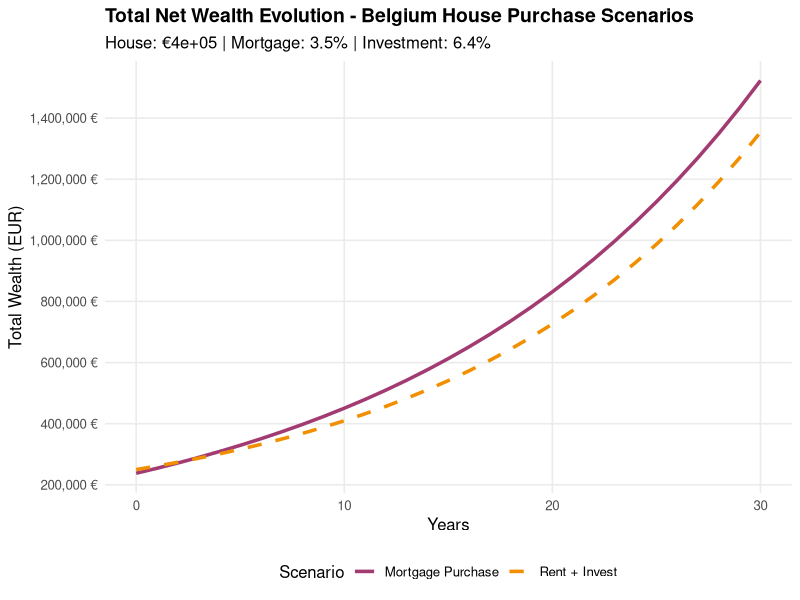
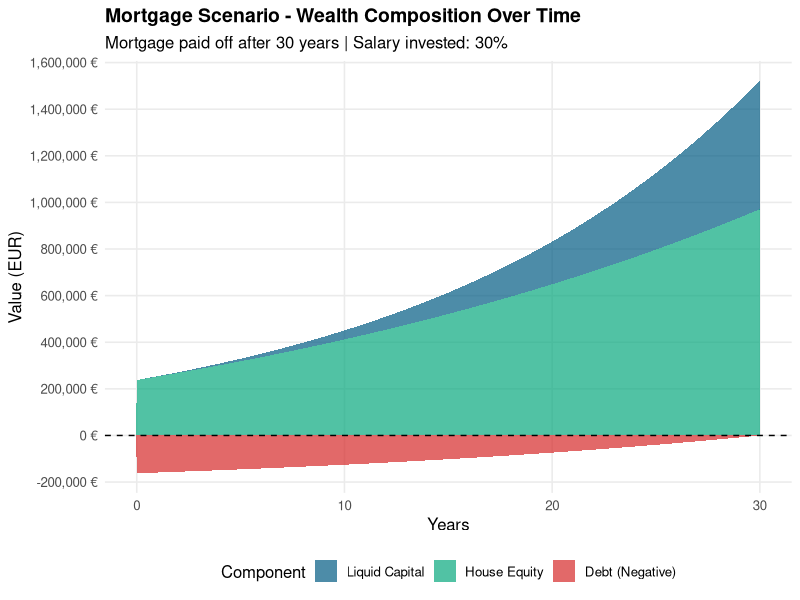
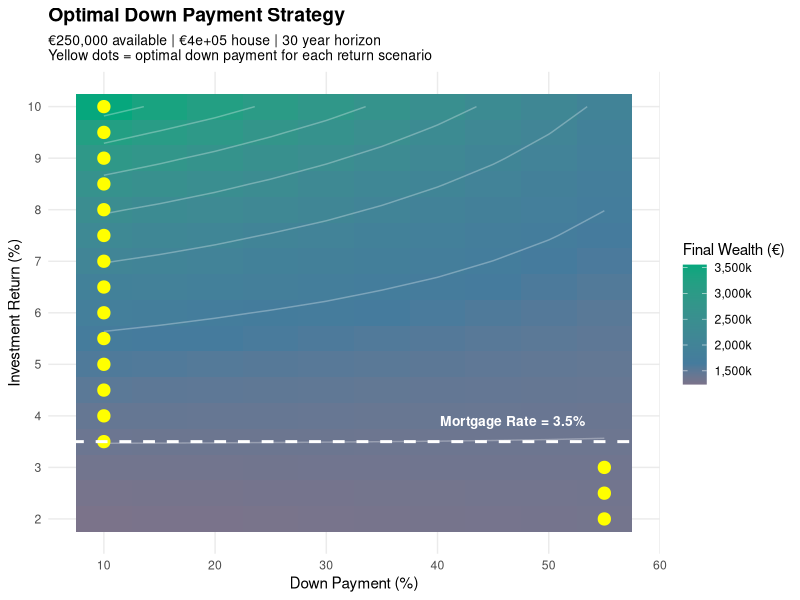

Generate these figures, in order, with R:
# ==============================================================================
# BELGIUM HOUSE PURCHASE FINANCIAL MODEL - REVISED
# Compares cash purchase vs. mortgage scenarios with Belgian market defaults
# ==============================================================================

# Load required packages
if (!require("ggplot2")) install.packages("ggplot2")
if (!require("tidyr")) install.packages("tidyr")
if (!require("dplyr")) install.packages("dplyr")
if (!require("scales")) install.packages("scales")

library(ggplot2)
library(tidyr)
library(dplyr)
library(scales)

# ==============================================================================
# INPUT PARAMETERS (Based on 2024-2025 Belgian market data)
# ==============================================================================

# House parameters
house_price <- 400000  # EUR - Average Belgium house price
down_payment_pct <- 0.20  # 20% down payment (80% loan-to-value)

# Economic parameters (Belgian market 2024-2025)
inflation_rate <- 0.024  # 2.4% - Current Belgium inflation (Nov 2025)
house_appreciation <- 0.03  # 3% - Expected house price growth 2025
house_appreciation_nominal <- house_appreciation  # Keep as nominal
salary_increase <- 0.035  # 3.5% - Average salary indexation 2025

real_investment_return <- 0.04  # 4% real return
investment_return <- real_investment_return + inflation_rate
savings_rate <- 0.30

# Ownership costs
owner_yearly_charge <- 6500  # EUR - Property tax + insurance + maintenance + utilities

# Mortgage parameters (Belgian market)
mortgage_rate <- 0.035  # 3.5% - Average mortgage rate for 10+ year fixed (2025)
mortgage_years <- 30  # Standard Belgian mortgage term
notary_fees_pct <- 0.03  # ~3% notary fees and costs (Wallonia 2025)

# Tax parameters (Belgium)
mortgage_interest_deduction_rate <- 0.45  # 45% - Belgian regional tax benefit
max_deductible_interest <- 2310  # EUR - Annual cap on deductible interest

# Initial capital and income
initial_capital <- 250000  # EUR - Available cash
annual_salary <- 50000  # EUR - Annual gross salary
rent_markup <- 1.15  # Landlord marks up 15% to cover their costs

# Time horizon
years <- mortgage_years

# ==============================================================================
# INPUT VALIDATION
# ==============================================================================

if (down_payment_pct < 0.10 || down_payment_pct > 1.0) {
  stop("Down payment must be between 10% and 100%")
}
if (savings_rate > 1.0 || savings_rate < 0) {
  stop("Savings rate must be between 0 and 1")
}
if (initial_capital < 0 || annual_salary <= 0 || house_price <= 0) {
  stop("Capital, salary, and house price must be positive")
}

# ==============================================================================
# CALCULATED VALUES
# ==============================================================================

down_payment <- house_price * down_payment_pct
loan_amount <- house_price - down_payment
notary_fees <- house_price * notary_fees_pct

# Calculate monthly mortgage payment (fixed annuity)
monthly_rate <- mortgage_rate / 12
n_payments <- mortgage_years * 12
monthly_payment <- loan_amount * (monthly_rate * (1 + monthly_rate)^n_payments) / 
                   ((1 + monthly_rate)^n_payments - 1)
annual_mortgage_payment <- monthly_payment * 12

# ==============================================================================
# PART 1: YOUR SITUATION & SCENARIO ELIGIBILITY
# ==============================================================================

cat("\n")
cat("================================================================================\n")
cat("                    BELGIUM HOUSE PURCHASE ANALYSIS\n")
cat("================================================================================\n\n")

cat("PART 1: YOUR SITUATION\n")
cat("--------------------------------------------------------------------------------\n")
cat("Available Capital:    ", format(initial_capital, big.mark=","), "EUR\n")
cat("Annual Salary:        ", format(annual_salary, big.mark=","), "EUR\n")
cat("Savings Rate:         ", savings_rate * 100, "%\n")
cat("Annual Savings:       ", format(round(annual_salary * savings_rate), big.mark=","), "EUR\n\n")

cat("Target Property:\n")
cat("  House Price:        ", format(house_price, big.mark=","), "EUR\n")
cat("  Notary Fees:        ", format(notary_fees, big.mark=","), "EUR (", notary_fees_pct*100, "%)\n")
cat("  Total Cost:         ", format(house_price + notary_fees, big.mark=","), "EUR\n\n")

min_down_payment_pct <- 0.10
min_down_payment <- house_price * min_down_payment_pct
total_purchase_cost_min <- min_down_payment + notary_fees
total_purchase_cost_cash <- house_price + notary_fees

cat("Scenario Eligibility:\n")
cat("  Cash Purchase:      ")
can_buy_cash <- initial_capital >= total_purchase_cost_cash
if (can_buy_cash) {
  cat("✓ POSSIBLE (need ", format(total_purchase_cost_cash, big.mark=","), " EUR)\n")
} else {
  cat("✗ NOT POSSIBLE (need ", format(total_purchase_cost_cash, big.mark=","), " EUR)\n")
}

cat("  Mortgage Purchase:  ")
can_buy_mortgage <- initial_capital >= total_purchase_cost_min
if (can_buy_mortgage) {
  cat("✓ POSSIBLE (need ", format(total_purchase_cost_min, big.mark=","), " EUR minimum)\n")
} else {
  cat("✗ NOT POSSIBLE (need ", format(total_purchase_cost_min, big.mark=","), " EUR minimum)\n")
}

cat("  Rent:               ✓ ALWAYS POSSIBLE\n\n")

can_only_rent <- !can_buy_mortgage

# ==============================================================================
# SCENARIO 1: CASH PURCHASE (if possible)
# ==============================================================================

if (can_buy_cash) {
  cash_capital <- numeric(years + 1)
  cash_house_value <- numeric(years + 1)
  cash_total_wealth <- numeric(years + 1)
  cash_salary <- numeric(years + 1)
  
  # Initial state
  cash_capital[1] <- initial_capital - house_price - notary_fees
  cash_house_value[1] <- house_price
  cash_total_wealth[1] <- cash_capital[1] + cash_house_value[1]
  cash_salary[1] <- annual_salary
  
  # Year-by-year evolution
  for (year in 2:(years + 1)) {
    y <- year - 1
    cash_salary[year] <- cash_salary[year-1] * (1 + salary_increase)
    owner_costs_inflated <- owner_yearly_charge * (1 + inflation_rate)^(y)
    annual_savings <- cash_salary[year] * savings_rate
    net_savings <- annual_savings - owner_costs_inflated
    cash_capital[year] <- cash_capital[year-1] * (1 + investment_return) + net_savings
    cash_house_value[year] <- cash_house_value[year-1] * (1 + house_appreciation_nominal)
    cash_total_wealth[year] <- cash_capital[year] + cash_house_value[year]
  }
} else {
  cash_capital <- rep(NA, years + 1)
  cash_house_value <- rep(NA, years + 1)
  cash_total_wealth <- rep(NA, years + 1)
  cash_salary <- rep(NA, years + 1)
}

# ==============================================================================
# SCENARIO 2: MORTGAGE PURCHASE (if possible)
# ==============================================================================

if (can_buy_mortgage) {
  # Determine actual down payment
  if (can_buy_cash) {
    actual_down_payment <- house_price * down_payment_pct
    actual_down_payment_pct <- down_payment_pct
  } else {
    actual_down_payment <- initial_capital - notary_fees
    actual_down_payment_pct <- actual_down_payment / house_price
  }
  
  actual_loan_amount <- house_price - actual_down_payment
  
  # Recalculate mortgage payment
  actual_monthly_payment <- actual_loan_amount * (monthly_rate * (1 + monthly_rate)^n_payments) / 
                           ((1 + monthly_rate)^n_payments - 1)
  actual_annual_mortgage_payment <- actual_monthly_payment * 12
  
  mortgage_capital <- numeric(years + 1)
  mortgage_house_value <- numeric(years + 1)
  mortgage_debt <- numeric(years + 1)
  mortgage_total_wealth <- numeric(years + 1)
  mortgage_equity <- numeric(years + 1)
  mortgage_salary <- numeric(years + 1)
  
  # Initial state
  mortgage_capital[1] <- initial_capital - actual_down_payment - notary_fees
  mortgage_house_value[1] <- house_price
  mortgage_debt[1] <- actual_loan_amount
  mortgage_equity[1] <- actual_down_payment
  mortgage_total_wealth[1] <- mortgage_capital[1] + mortgage_equity[1]
  mortgage_salary[1] <- annual_salary
  
  # Year-by-year evolution
  for (year in 2:(years + 1)) {
    y <- year - 1
    mortgage_salary[year] <- mortgage_salary[year-1] * (1 + salary_increase)
    owner_costs_inflated <- owner_yearly_charge * (1 + inflation_rate)^(y)
    savings_before_housing <- mortgage_salary[year] * savings_rate
    
    if (y <= mortgage_years) {
      balance_start <- mortgage_debt[year-1]
      interest_this_year <- balance_start * mortgage_rate
      deductible_interest <- min(interest_this_year, max_deductible_interest)
      tax_benefit <- deductible_interest * mortgage_interest_deduction_rate
      net_housing_cost <- actual_annual_mortgage_payment + owner_costs_inflated - tax_benefit
      annual_savings <- savings_before_housing - net_housing_cost
      
      remaining_payments <- (mortgage_years - y) * 12
      if (remaining_payments > 0) {
        mortgage_debt[year] <- mortgage_debt[year-1] * (1 + monthly_rate)^12 - 
                               (actual_monthly_payment * (((1 + monthly_rate)^12 - 1) / monthly_rate))
        mortgage_debt[year] <- max(0, mortgage_debt[year])
      } else {
        mortgage_debt[year] <- 0
      }
    } else {
      mortgage_debt[year] <- 0
      annual_savings <- savings_before_housing - owner_costs_inflated
    }
    
    mortgage_capital[year] <- mortgage_capital[year-1] * (1 + investment_return) + annual_savings
    mortgage_house_value[year] <- mortgage_house_value[year-1] * (1 + house_appreciation_nominal)
    mortgage_equity[year] <- mortgage_house_value[year] - mortgage_debt[year]
    mortgage_total_wealth[year] <- mortgage_capital[year] + mortgage_equity[year]
  }
} else {
  mortgage_capital <- rep(NA, years + 1)
  mortgage_house_value <- rep(NA, years + 1)
  mortgage_debt <- rep(NA, years + 1)
  mortgage_equity <- rep(NA, years + 1)
  mortgage_total_wealth <- rep(NA, years + 1)
  mortgage_salary <- rep(NA, years + 1)
}

# ==============================================================================
# SCENARIO 3: RENT + INVEST ALL CAPITAL
# ==============================================================================

rental_yield <- 0.0424
monthly_rent <- (house_price * rental_yield / 12) * rent_markup
annual_rent <- monthly_rent * 12

rent_capital <- numeric(years + 1)
rent_total_wealth <- numeric(years + 1)
rent_salary <- numeric(years + 1)

rent_capital[1] <- initial_capital
rent_total_wealth[1] <- rent_capital[1]
rent_salary[1] <- annual_salary

for (year in 2:(years + 1)) {
  y <- year - 1
  rent_salary[year] <- rent_salary[year-1] * (1 + salary_increase)
  savings_before_rent <- rent_salary[year] * savings_rate
  annual_rent_adjusted <- annual_rent * (1 + inflation_rate)^(y)
  annual_savings <- savings_before_rent - annual_rent_adjusted
  rent_capital[year] <- rent_capital[year-1] * (1 + investment_return) + annual_savings
  rent_total_wealth[year] <- rent_capital[year]
}

# ==============================================================================
# PART 2: BASE SCENARIO COMPARISON
# ==============================================================================

cat("\n")
cat("PART 2: BASE SCENARIO COMPARISON (", years, " YEARS)\n", sep="")
cat("--------------------------------------------------------------------------------\n")
cat("Economic Assumptions:\n")
cat("  Investment Return:  ", investment_return * 100, "% (", real_investment_return*100, "% real + ", inflation_rate*100, "% inflation)\n", sep="")
cat("  Mortgage Rate:      ", mortgage_rate * 100, "%\n", sep="")
cat("  House Appreciation: ", house_appreciation_nominal * 100, "%\n", sep="")
cat("  Salary Growth:      ", salary_increase * 100, "%\n", sep="")
cat("  Inflation:          ", inflation_rate * 100, "%\n\n", sep="")

# Create summary table
summary_data <- data.frame(
  Metric = c("Final Total Wealth", "Liquid Capital", "Property Value", "Property Equity", "Remaining Debt"),
  Rent = c(
    format(round(rent_total_wealth[years+1]), big.mark=","),
    format(round(rent_capital[years+1]), big.mark=","),
    "—",
    "—",
    "—"
  ),
  stringsAsFactors = FALSE
)

if (can_buy_cash) {
  summary_data$Cash <- c(
    format(round(cash_total_wealth[years+1]), big.mark=","),
    format(round(cash_capital[years+1]), big.mark=","),
    format(round(cash_house_value[years+1]), big.mark=","),
    format(round(cash_house_value[years+1]), big.mark=","),
    "0"
  )
} else {
  summary_data$Cash <- rep("N/A", 5)
}

if (can_buy_mortgage) {
  summary_data$Mortgage <- c(
    format(round(mortgage_total_wealth[years+1]), big.mark=","),
    format(round(mortgage_capital[years+1]), big.mark=","),
    format(round(mortgage_house_value[years+1]), big.mark=","),
    format(round(mortgage_equity[years+1]), big.mark=","),
    format(round(mortgage_debt[years+1]), big.mark=",")
  )
} else {
  summary_data$Mortgage <- rep("N/A", 5)
}

cat("Summary Results (EUR):\n")
print(summary_data, row.names = FALSE, right = FALSE)

# Ranking
cat("\n")
available_wealth <- c()
available_names <- c()

if (!is.na(rent_total_wealth[years+1])) {
  available_wealth <- c(available_wealth, rent_total_wealth[years+1])
  available_names <- c(available_names, "Rent")
}
if (can_buy_cash && !is.na(cash_total_wealth[years+1])) {
  available_wealth <- c(available_wealth, cash_total_wealth[years+1])
  available_names <- c(available_names, "Cash")
}
if (can_buy_mortgage && !is.na(mortgage_total_wealth[years+1])) {
  available_wealth <- c(available_wealth, mortgage_total_wealth[years+1])
  available_names <- c(available_names, "Mortgage")
}

ranking_order <- order(available_wealth, decreasing = TRUE)
cat("Wealth Ranking:\n")
for (i in 1:length(ranking_order)) {
  idx <- ranking_order[i]
  cat("  ", i, ". ", available_names[idx], ": €", 
      format(round(available_wealth[idx]), big.mark=","), " EUR\n", sep="")
}

if (can_buy_cash && can_buy_mortgage) {
  wealth_diff <- mortgage_total_wealth[years+1] - cash_total_wealth[years+1]
  cat("\nMortgage vs Cash Difference: ", format(round(wealth_diff), big.mark=","), 
      " EUR (", round((wealth_diff / cash_total_wealth[years+1]) * 100, 1), "%)\n", sep="")
}

# ==============================================================================
# CREATE DATAFRAME FOR PLOTTING
# ==============================================================================

results_df <- data.frame(
  Year = 0:years,
  Cash_Total = cash_total_wealth,
  Cash_House = cash_house_value,
  Cash_Capital = cash_capital,
  Mortgage_Total = mortgage_total_wealth,
  Mortgage_Equity = mortgage_equity,
  Mortgage_Capital = mortgage_capital,
  Mortgage_Debt = mortgage_debt,
  Rent_Total = rent_total_wealth,
  Rent_Capital = rent_capital
)

# ==============================================================================
# PLOT 1: TOTAL WEALTH COMPARISON
# ==============================================================================

available_scenarios <- c()
if (can_buy_cash) available_scenarios <- c(available_scenarios, "Cash Purchase")
if (can_buy_mortgage) available_scenarios <- c(available_scenarios, "Mortgage Purchase")
available_scenarios <- c(available_scenarios, "Rent + Invest")

wealth_comparison <- results_df %>%
  select(Year, Cash_Total, Mortgage_Total, Rent_Total) %>%
  pivot_longer(cols = -Year, names_to = "Scenario", values_to = "Wealth") %>%
  mutate(Scenario = case_when(
    Scenario == "Cash_Total" ~ "Cash Purchase",
    Scenario == "Mortgage_Total" ~ "Mortgage Purchase",
    Scenario == "Rent_Total" ~ "Rent + Invest"
  )) %>%
  filter(!is.na(Wealth), Scenario %in% available_scenarios)

p1 <- ggplot(wealth_comparison, aes(x = Year, y = Wealth, color = Scenario, linetype = Scenario)) +
  geom_line(linewidth = 1.2) +
  scale_y_continuous(labels = scales::label_comma(suffix = " €"), 
                     breaks = scales::pretty_breaks(n = 8)) +
  scale_color_manual(values = c("Cash Purchase" = "#2E86AB", 
                                 "Mortgage Purchase" = "#A23B72",
                                 "Rent + Invest" = "#F18F01")) +
  scale_linetype_manual(values = c("Cash Purchase" = "solid",
                                    "Mortgage Purchase" = "solid",
                                    "Rent + Invest" = "dashed")) +
  labs(title = "Total Net Wealth Evolution - Belgium House Purchase Scenarios",
       subtitle = paste0("House: €", format(house_price, big.mark=","), 
                        " | Mortgage: ", mortgage_rate*100, "% | Investment: ", 
                        round(investment_return*100, 1), "%"),
       x = "Years",
       y = "Total Wealth (EUR)",
       color = "Scenario",
       linetype = "Scenario") +
  theme_minimal(base_size = 12) +
  theme(legend.position = "bottom",
        plot.title = element_text(face = "bold", size = 14),
        panel.grid.minor = element_blank())

print(p1)

# ==============================================================================
# PLOT 2: WEALTH COMPOSITION (MORTGAGE SCENARIO)
# ==============================================================================

if (can_buy_mortgage) {
  wealth_composition <- results_df %>%
    select(Year, Mortgage_Equity, Mortgage_Capital, Mortgage_Debt) %>%
    mutate(Mortgage_Debt = -Mortgage_Debt) %>%
    pivot_longer(cols = -Year, names_to = "Component", values_to = "Value") %>%
    mutate(Component = case_when(
      Component == "Mortgage_Equity" ~ "House Equity",
      Component == "Mortgage_Capital" ~ "Liquid Capital",
      Component == "Mortgage_Debt" ~ "Debt (Negative)"
    )) %>%
    mutate(Component = factor(Component, levels = c("Liquid Capital", "House Equity", "Debt (Negative)")))
  
  p2 <- ggplot(wealth_composition, aes(x = Year, y = Value, fill = Component)) +
    geom_area(alpha = 0.7) +
    geom_hline(yintercept = 0, linetype = "dashed", color = "black") +
    scale_y_continuous(labels = scales::label_comma(suffix = " €"),
                       breaks = scales::pretty_breaks(n = 8)) +
    scale_fill_manual(values = c("House Equity" = "#06A77D",
                                  "Liquid Capital" = "#005B82",
                                  "Debt (Negative)" = "#D62828")) +
    labs(title = "Mortgage Scenario - Wealth Composition Over Time",
         subtitle = paste0("Mortgage paid off after ", mortgage_years, " years | Salary invested: ", savings_rate*100, "%"),
         x = "Years",
         y = "Value (EUR)",
         fill = "Component") +
    theme_minimal(base_size = 12) +
    theme(legend.position = "bottom",
          plot.title = element_text(face = "bold", size = 14),
          panel.grid.minor = element_blank())
  
  print(p2)
}

# ==============================================================================
# PLOT 3: LIQUIDITY COMPARISON
# ==============================================================================

liquidity_comparison <- results_df %>%
  select(Year, Cash_Capital, Mortgage_Capital, Rent_Capital) %>%
  pivot_longer(cols = -Year, names_to = "Scenario", values_to = "Liquidity") %>%
  mutate(Scenario = case_when(
    Scenario == "Cash_Capital" ~ "Cash Purchase",
    Scenario == "Mortgage_Capital" ~ "Mortgage Purchase",
    Scenario == "Rent_Capital" ~ "Rent + Invest"
  )) %>%
  filter(!is.na(Liquidity), Scenario %in% available_scenarios)



# ==============================================================================
# PART 3: OPTIMAL DOWN PAYMENT ANALYSIS
# ==============================================================================

cat("\n\n")
cat("PART 3: OPTIMAL DOWN PAYMENT ANALYSIS\n")
cat("--------------------------------------------------------------------------------\n")

if (!can_buy_mortgage) {
  cat("Cannot perform down payment analysis - mortgage not available with current capital\n")
} else {
  
  # Create comprehensive grid
  down_payment_pcts <- seq(0.10, min(0.95, (initial_capital - notary_fees) / house_price), by = 0.05)
  investment_returns_test <- seq(0.02, 0.10, by = 0.005)
  
  optimal_grid <- expand.grid(
    Down_Payment_Pct = down_payment_pcts,
    Investment_Return = investment_returns_test
  )
  
  optimal_grid$Final_Wealth <- NA
  optimal_grid$Final_Liquid <- NA
  optimal_grid$Affordable <- TRUE
  
  cat("Calculating optimal down payment scenarios...\n")
  
  for (i in 1:nrow(optimal_grid)) {
    dp_pct <- optimal_grid$Down_Payment_Pct[i]
    inv_ret <- optimal_grid$Investment_Return[i]
    
    required_cash <- (house_price * dp_pct) + notary_fees
    if (required_cash > initial_capital) {
      optimal_grid$Affordable[i] <- FALSE
      next
    }
    
    dp_amt <- house_price * dp_pct
    loan_amt <- house_price - dp_amt
    
    if (loan_amt > 0) {
      monthly_p <- loan_amt * (monthly_rate * (1 + monthly_rate)^n_payments) / 
                   ((1 + monthly_rate)^n_payments - 1)
      annual_p <- monthly_p * 12
    } else {
      monthly_p <- 0
      annual_p <- 0
    }
    
    cap <- initial_capital - dp_amt - notary_fees
    debt <- loan_amt
    sal <- annual_salary
    
    for (year in 2:(years + 1)) {
      y <- year - 1
      sal <- sal * (1 + salary_increase)
      sav <- sal * savings_rate
      owner_cost <- owner_yearly_charge * (1 + inflation_rate)^(y)
      
      cap <- cap * (1 + inv_ret)
      
      if (y <= mortgage_years && debt > 0) {
        interest_paid <- debt * mortgage_rate
        deductible <- min(interest_paid, max_deductible_interest)
        tax_benefit <- deductible * mortgage_interest_deduction_rate
        housing_cost <- annual_p + owner_cost - tax_benefit
        cap <- cap + (sav - housing_cost)
        
        remaining_p <- (mortgage_years - y) * 12
        if (remaining_p > 0) {
          debt <- debt * (1 + monthly_rate)^12 - 
                  (monthly_p * (((1 + monthly_rate)^12 - 1) / monthly_rate))
          debt <- max(0, debt)
        } else {
          debt <- 0
        }
      } else {
        debt <- 0
        cap <- cap + (sav - owner_cost)
      }
    }
    
    house_val <- house_price * (1 + house_appreciation_nominal)^years
    equity <- house_val - debt
    total_wealth <- cap + equity
    
    optimal_grid$Final_Wealth[i] <- total_wealth
    optimal_grid$Final_Liquid[i] <- cap
  }
  
  optimal_grid_affordable <- optimal_grid %>% filter(Affordable == TRUE)
  
  # Find optimal for each investment return
  optimal_by_return <- optimal_grid_affordable %>%
    group_by(Investment_Return) %>%
    summarise(
      Optimal_DP = Down_Payment_Pct[which.max(Final_Wealth)],
      Max_Wealth = max(Final_Wealth, na.rm = TRUE),
      .groups = 'drop'
    )
  
  # Find optimal for your expected return
  optimal_for_you <- optimal_grid_affordable %>%
    filter(abs(Investment_Return - investment_return) < 0.001) %>%
    arrange(desc(Final_Wealth)) %>%
    slice(1)
  
  if (nrow(optimal_for_you) > 0) {
    cat("\nBased on your expected investment return of ", investment_return * 100, "%:\n", sep="")
    cat("  Optimal Down Payment:   ", round(optimal_for_you$Down_Payment_Pct * 100, 1), "%\n", sep="")
    cat("  Down Payment Amount:    €", format(round(optimal_for_you$Down_Payment_Pct * house_price), big.mark=","), "\n", sep="")
    cat("  Expected Wealth (Yr ", years, "): €", format(round(optimal_for_you$Final_Wealth), big.mark=","), "\n", sep="")
    cat("  Remaining Liquid:       €", format(round(optimal_for_you$Final_Liquid), big.mark=","), "\n\n", sep="")
  }
  
  # Create heat map
  p4 <- ggplot(optimal_grid_affordable, 
              aes(x = Down_Payment_Pct * 100, 
                  y = Investment_Return * 100, 
                  fill = Final_Wealth)) +
    geom_tile() +
    scale_fill_gradient2(
      low = "#E63946", 
      mid = "#457B9D", 
      high = "#06A77D",
      midpoint = median(optimal_grid_affordable$Final_Wealth, na.rm = TRUE),
      labels = scales::comma_format(scale = 1e-3, suffix = "k")
    ) +
    geom_contour(aes(z = Final_Wealth), color = "white", alpha = 0.3, bins = 8) +
    geom_point(data = optimal_by_return, 
               aes(x = Optimal_DP * 100, y = Investment_Return * 100),
               color = "yellow", size = 2.5, shape = 21, fill = "yellow", stroke = 1.5) +
    geom_hline(yintercept = mortgage_rate * 100, 
               linetype = "dashed", color = "white", linewidth = 1) +
    annotate("text", x = max(optimal_grid_affordable$Down_Payment_Pct * 100) * 0.85, 
             y = mortgage_rate * 100 + 0.4,
             label = paste0("Mortgage Rate = ", mortgage_rate * 100, "%"),
             color = "white", fontface = "bold", size = 3.5) +
    labs(
      title = "Optimal Down Payment Strategy",
      subtitle = paste0("€", format(initial_capital, big.mark=","), 
                       " available | €", format(house_price, big.mark=","), 
                       " house | ", years, " year horizon\n",
                       "Yellow dots = optimal down payment for each return scenario"),
      x = "Down Payment (%)",
      y = "Investment Return (%)",
      fill = "Final Wealth (€)"
    ) +
    scale_x_continuous(breaks = seq(10, 100, 10)) +
    scale_y_continuous(breaks = seq(2, 10, 1)) +
    theme_minimal(base_size = 11) +
    theme(
      plot.title = element_text(face = "bold", size = 14),
      plot.subtitle = element_text(size = 10),
      panel.grid.minor = element_blank(),
      legend.position = "right"
    )
  
  print(p4)
  
  # Sensitivity message
  cat("\nSensitivity to Market Conditions:\n")
  bear_case <- optimal_grid_affordable %>%
    filter(Investment_Return == min(Investment_Return)) %>%
    arrange(desc(Final_Wealth)) %>%
    slice(1)
  
  bull_case <- optimal_grid_affordable %>%
    filter(Investment_Return == max(Investment_Return)) %>%
    arrange(desc(Final_Wealth)) %>%
    slice(1)
  
  cat("  Bear Case (", min(optimal_grid_affordable$Investment_Return)*100, "% return):\n", sep="")
  cat("    Optimal DP: ", round(bear_case$Down_Payment_Pct * 100, 1), 
      "% → Wealth: €", format(round(bear_case$Final_Wealth), big.mark=","), "\n", sep="")
  
  cat("  Bull Case (", max(optimal_grid_affordable$Investment_Return)*100, "% return):\n", sep="")
  cat("    Optimal DP: ", round(bull_case$Down_Payment_Pct * 100, 1), 
      "% → Wealth: €", format(round(bull_case$Final_Wealth), big.mark=","), "\n\n", sep="")
  
  # Risk tolerance guidance
  if (nrow(optimal_for_you) > 0) {
    if (optimal_for_you$Down_Payment_Pct < 0.30) {
      cat("⚠️  LOW DOWN PAYMENT STRATEGY (High Leverage)\n")
      cat("    Pros: Maximizes wealth if investments outperform mortgage\n")
      cat("    Cons: Less liquid, higher risk, larger debt\n")
      cat("    Best for: High risk tolerance, stable income, confident in investments\n\n")
    } else if (optimal_for_you$Down_Payment_Pct > 0.60) {
      cat("🛡️  HIGH DOWN PAYMENT STRATEGY (Low Leverage)\n")
      cat("    Pros: Lower debt, more secure, less interest paid\n")
      cat("    Cons: Less capital for investments, lower wealth potential\n")
      cat("    Best for: Low risk tolerance, value security, conservative\n\n")
    } else {
      cat("⚖️  BALANCED DOWN PAYMENT STRATEGY\n")
      cat("    Pros: Moderate leverage, balanced risk/return\n")
      cat("    Cons: Neither maximizes leverage nor minimizes risk\n")
      cat("    Best for: Moderate risk tolerance, balanced approach\n\n")
    }
  }
}

# ==============================================================================
# PART 4: BREAK-EVEN ANALYSIS
# ==============================================================================

cat("\n")
cat("PART 4: BREAK-EVEN ANALYSIS\n")
cat("--------------------------------------------------------------------------------\n")

if (can_buy_cash && can_buy_mortgage) {
  breakeven_year <- NA
  for (year in 1:years) {
    if (mortgage_total_wealth[year+1] > cash_total_wealth[year+1]) {
      breakeven_year <- year
      break
    }
  }
  
  if (!is.na(breakeven_year)) {
    cat("Mortgage vs Cash Break-even: Year ", breakeven_year, "\n", sep="")
    cat("  At this point, mortgage strategy surpasses cash purchase\n")
    cat("  Mortgage wealth: €", format(round(mortgage_total_wealth[breakeven_year+1]), big.mark=","), "\n", sep="")
    cat("  Cash wealth:     €", format(round(cash_total_wealth[breakeven_year+1]), big.mark=","), "\n\n", sep="")
  } else {
    cat("Mortgage strategy does not surpass cash purchase within ", years, " years\n", sep="")
    cat("This suggests: mortgage rate >= investment return (negative leverage)\n\n")
  }
} else if (can_buy_mortgage) {
  # Check mortgage vs rent
  breakeven_year <- NA
  for (year in 1:years) {
    if (mortgage_total_wealth[year+1] > rent_total_wealth[year+1]) {
      breakeven_year <- year
      break
    }
  }
  
  if (!is.na(breakeven_year)) {
    cat("Mortgage vs Rent Break-even: Year ", breakeven_year, "\n", sep="")
    cat("  At this point, mortgage strategy surpasses renting\n\n")
  } else {
    cat("Mortgage does not surpass renting within ", years, " years\n\n", sep="")
  }
}

# Leverage analysis
rate_spread <- investment_return - mortgage_rate
cat("Leverage Analysis:\n")
cat("  Investment Return:  ", round(investment_return * 100, 2), "%\n", sep="")
cat("  Mortgage Rate:      ", round(mortgage_rate * 100, 2), "%\n", sep="")
cat("  Rate Spread:        ", round(rate_spread * 100, 2), "%\n\n", sep="")

if (rate_spread > 0.005) {
  cat("✓ POSITIVE LEVERAGE: Investment returns exceed borrowing costs\n")
  cat("  Each borrowed euro earns more than it costs\n")
  cat("  Recommendation: Minimize down payment to maximize leverage\n\n")
} else if (rate_spread < -0.005) {
  cat("✗ NEGATIVE LEVERAGE: Borrowing costs exceed investment returns\n")
  cat("  Each borrowed euro costs more than it can earn\n")
  cat("  Recommendation: Maximize down payment or pay cash\n\n")
} else {
  cat("○ NEUTRAL LEVERAGE: Returns approximately equal costs\n")
  cat("  Consider other factors: liquidity, risk tolerance, flexibility\n\n")
}

# ==============================================================================
# PART 5: FINAL RECOMMENDATION
# ==============================================================================

cat("\n")
cat("PART 5: FINAL RECOMMENDATION\n")
cat("--------------------------------------------------------------------------------\n")

if (can_only_rent) {
  cat("RECOMMENDATION: RENT\n\n")
  cat("Reason: Insufficient capital to purchase property\n")
  cat("Action: Build savings until you have at least €", 
      format(total_purchase_cost_min, big.mark=","), "\n\n", sep="")
  
} else if (can_buy_cash && can_buy_mortgage) {
  # Compare all three
  best_strategy <- available_names[which.max(available_wealth)]
  best_wealth <- max(available_wealth)
  
  cat("RECOMMENDATION: ", toupper(best_strategy), "\n\n", sep="")
  
  if (best_strategy == "Mortgage") {
    cat("Reason:\n")
    cat("  • Positive leverage (investment return ", round(investment_return*100, 1), 
        "% > mortgage ", round(mortgage_rate*100, 1), "%)\n", sep="")
    cat("  • Expected wealth (Year ", years, "): €", 
        format(round(best_wealth), big.mark=","), "\n", sep="")
    if (can_buy_cash) {
      advantage <- best_wealth - cash_total_wealth[years+1]
      cat("  • Advantage over cash: €", format(round(advantage), big.mark=","), 
          " (+", round((advantage/cash_total_wealth[years+1])*100, 1), "%)\n", sep="")
    }
    if (exists("optimal_for_you") && nrow(optimal_for_you) > 0) {
      cat("  • Optimal down payment: ", round(optimal_for_you$Down_Payment_Pct * 100, 1), "%\n", sep="")
    }
    cat("\n")
    
  } else if (best_strategy == "Cash") {
    cat("Reason:\n")
    cat("  • Expected wealth (Year ", years, "): €", 
        format(round(best_wealth), big.mark=","), "\n", sep="")
    cat("  • No debt obligations or interest costs\n")
    cat("  • Lower risk and full ownership immediately\n")
    cat("  • Better than mortgage due to negative/neutral leverage\n\n")
    
  } else if (best_strategy == "Rent") {
    cat("Reason:\n")
    cat("  • Maximum flexibility and liquidity\n")
    cat("  • Expected wealth (Year ", years, "): €", 
        format(round(best_wealth), big.mark=","), "\n", sep="")
    cat("  • Outperforms buying given current market conditions\n")
    cat("  • Can wait for better market opportunities\n\n")
  }
  
} else if (can_buy_mortgage) {
  if (mortgage_total_wealth[years+1] > rent_total_wealth[years+1]) {
    cat("RECOMMENDATION: MORTGAGE\n\n")
    cat("Reason:\n")
    cat("  • Only purchase option available\n")
    cat("  • Expected wealth (Year ", years, "): €", 
        format(round(mortgage_total_wealth[years+1]), big.mark=","), "\n", sep="")
    advantage <- mortgage_total_wealth[years+1] - rent_total_wealth[years+1]
    cat("  • Advantage over renting: €", format(round(advantage), big.mark=","), 
        " (+", round((advantage/rent_total_wealth[years+1])*100, 1), "%)\n\n", sep="")
  } else {
    cat("RECOMMENDATION: RENT\n\n")
    cat("Reason:\n")
    cat("  • Better financial outcome than available mortgage\n")
    cat("  • Expected wealth (Year ", years, "): €", 
        format(round(rent_total_wealth[years+1]), big.mark=","), "\n", sep="")
    cat("  • Save for larger down payment for better terms\n\n")
  }
}

cat("Key Considerations:\n")
cat("  • This analysis assumes constant returns - actual markets fluctuate\n")
cat("  • Mortgage provides forced savings through equity buildup\n")
cat("  • Renting provides maximum flexibility for life changes\n")
cat("  • Tax benefits included for mortgage scenario\n")
cat("  • Consider personal factors: job security, family plans, risk tolerance\n\n")

# ==============================================================================
# EXPORT RESULTS
# ==============================================================================

write.csv(results_df, "belgium_house_purchase_results.csv", row.names = FALSE)
if (exists("optimal_grid_affordable")) {
  write.csv(optimal_grid_affordable, "optimal_down_payment_grid.csv", row.names = FALSE)
}
if (exists("optimal_by_return")) {
  write.csv(optimal_by_return, "optimal_by_return.csv", row.names = FALSE)
}

cat("\n")
cat("================================================================================\n")
cat("Results exported to CSV files in working directory\n")
cat("Analysis complete!\n")
cat("================================================================================\n")
